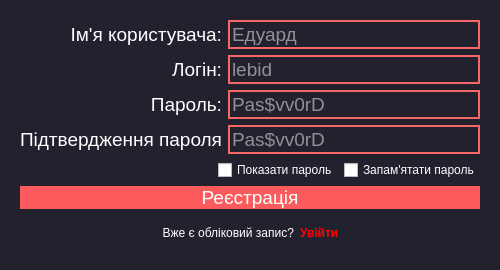
<?xml version="1.0" encoding="UTF-8"?>
<ui version="4.0">
 <class>DialogRegistration</class>
 <widget class="QDialog" name="DialogRegistration">
  <property name="geometry">
   <rect>
    <x>0</x>
    <y>0</y>
    <width>500</width>
    <height>270</height>
   </rect>
  </property>
  <property name="minimumSize">
   <size>
    <width>500</width>
    <height>270</height>
   </size>
  </property>
  <property name="maximumSize">
   <size>
    <width>900</width>
    <height>270</height>
   </size>
  </property>
  <property name="windowTitle">
   <string>Реєстрація користувача</string>
  </property>
  <property name="styleSheet">
   <string notr="true">QDialog {
	background-color: #22222e;
}

QPushButton {
	color: white;
    background-color: #fb5b5d;
    border-radius: 30;
}

QPushButton:pressed {
    background-color: #fa4244;
}</string>
  </property>
  <layout class="QVBoxLayout" name="verticalLayout_4">
   <item>
    <widget class="QWidget" name="widget" native="true">
     <property name="styleSheet">
      <string notr="true">QLineEdit{
	background-color: #22222e;
	border: 2px solid #f66867;
	border-radius: 30;
	color: white;
}

QLineEdit #lineEdit_user_name{
	border: 2px solid rgb(170, 170, 170);
}

QLabel, QCheckBox{
	color: white;
}</string>
     </property>
     <layout class="QVBoxLayout" name="verticalLayout_3">
      <item>
       <layout class="QHBoxLayout" name="horizontalLayout">
        <item>
         <layout class="QVBoxLayout" name="verticalLayout">
          <item>
           <widget class="QLabel" name="label_user_name">
            <property name="font">
             <font>
              <pointsize>14</pointsize>
             </font>
            </property>
            <property name="styleSheet">
             <string notr="true"/>
            </property>
            <property name="text">
             <string>Ім'я користувача:</string>
            </property>
            <property name="alignment">
             <set>Qt::AlignRight|Qt::AlignTrailing|Qt::AlignVCenter</set>
            </property>
           </widget>
          </item>
          <item>
           <widget class="QLabel" name="label_login">
            <property name="font">
             <font>
              <pointsize>14</pointsize>
             </font>
            </property>
            <property name="styleSheet">
             <string notr="true"/>
            </property>
            <property name="text">
             <string>Логін:</string>
            </property>
            <property name="alignment">
             <set>Qt::AlignRight|Qt::AlignTrailing|Qt::AlignVCenter</set>
            </property>
           </widget>
          </item>
          <item>
           <widget class="QLabel" name="label_password">
            <property name="font">
             <font>
              <pointsize>14</pointsize>
             </font>
            </property>
            <property name="styleSheet">
             <string notr="true"/>
            </property>
            <property name="text">
             <string>Пароль:</string>
            </property>
            <property name="alignment">
             <set>Qt::AlignRight|Qt::AlignTrailing|Qt::AlignVCenter</set>
            </property>
           </widget>
          </item>
          <item>
           <widget class="QLabel" name="label_password_2">
            <property name="font">
             <font>
              <pointsize>14</pointsize>
             </font>
            </property>
            <property name="styleSheet">
             <string notr="true"/>
            </property>
            <property name="text">
             <string>Підтвердження пароля</string>
            </property>
            <property name="alignment">
             <set>Qt::AlignRight|Qt::AlignTrailing|Qt::AlignVCenter</set>
            </property>
           </widget>
          </item>
         </layout>
        </item>
        <item>
         <layout class="QVBoxLayout" name="verticalLayout_2">
          <item>
           <widget class="QLineEdit" name="lineEdit_user_name">
            <property name="font">
             <font>
              <pointsize>14</pointsize>
             </font>
            </property>
            <property name="styleSheet">
             <string notr="true"/>
            </property>
            <property name="text">
             <string/>
            </property>
            <property name="maxLength">
             <number>30</number>
            </property>
            <property name="placeholderText">
             <string>Едуард</string>
            </property>
           </widget>
          </item>
          <item>
           <widget class="QLineEdit" name="lineEdit_login">
            <property name="font">
             <font>
              <pointsize>14</pointsize>
             </font>
            </property>
            <property name="styleSheet">
             <string notr="true"/>
            </property>
            <property name="maxLength">
             <number>30</number>
            </property>
            <property name="placeholderText">
             <string>lebid</string>
            </property>
           </widget>
          </item>
          <item>
           <widget class="QLineEdit" name="lineEdit_password">
            <property name="font">
             <font>
              <pointsize>14</pointsize>
             </font>
            </property>
            <property name="styleSheet">
             <string notr="true"/>
            </property>
            <property name="maxLength">
             <number>60</number>
            </property>
            <property name="echoMode">
             <enum>QLineEdit::Password</enum>
            </property>
            <property name="placeholderText">
             <string>Pas$vv0rD</string>
            </property>
           </widget>
          </item>
          <item>
           <widget class="QLineEdit" name="lineEdit_password_2">
            <property name="font">
             <font>
              <pointsize>14</pointsize>
             </font>
            </property>
            <property name="styleSheet">
             <string notr="true"/>
            </property>
            <property name="maxLength">
             <number>60</number>
            </property>
            <property name="echoMode">
             <enum>QLineEdit::Password</enum>
            </property>
            <property name="placeholderText">
             <string>Pas$vv0rD</string>
            </property>
           </widget>
          </item>
         </layout>
        </item>
       </layout>
      </item>
      <item>
       <layout class="QHBoxLayout" name="horizontalLayout_checkBox">
        <item>
         <spacer name="horizontalSpacer_4">
          <property name="orientation">
           <enum>Qt::Horizontal</enum>
          </property>
          <property name="sizeHint" stdset="0">
           <size>
            <width>40</width>
            <height>20</height>
           </size>
          </property>
         </spacer>
        </item>
        <item>
         <widget class="QCheckBox" name="checkBox_view_password">
          <property name="styleSheet">
           <string notr="true"/>
          </property>
          <property name="text">
           <string>Показати пароль</string>
          </property>
          <property name="checked">
           <bool>false</bool>
          </property>
         </widget>
        </item>
        <item>
         <widget class="QCheckBox" name="checkBox_save_password">
          <property name="text">
           <string>Запам'ятати пароль</string>
          </property>
         </widget>
        </item>
       </layout>
      </item>
      <item>
       <widget class="QPushButton" name="pushButton_reg">
        <property name="font">
         <font>
          <pointsize>14</pointsize>
          <weight>50</weight>
          <bold>false</bold>
         </font>
        </property>
        <property name="styleSheet">
         <string notr="true"/>
        </property>
        <property name="text">
         <string>Реєстрація</string>
        </property>
       </widget>
      </item>
      <item>
       <layout class="QHBoxLayout" name="horizontalLayout_2">
        <item>
         <spacer name="horizontalSpacer">
          <property name="orientation">
           <enum>Qt::Horizontal</enum>
          </property>
          <property name="sizeHint" stdset="0">
           <size>
            <width>40</width>
            <height>20</height>
           </size>
          </property>
         </spacer>
        </item>
        <item>
         <widget class="QLabel" name="label">
          <property name="styleSheet">
           <string notr="true"/>
          </property>
          <property name="text">
           <string>Вже є обліковий запис?</string>
          </property>
          <property name="alignment">
           <set>Qt::AlignRight|Qt::AlignTrailing|Qt::AlignVCenter</set>
          </property>
         </widget>
        </item>
        <item>
         <widget class="QLabel" name="label_log_in">
          <property name="maximumSize">
           <size>
            <width>160</width>
            <height>16777215</height>
           </size>
          </property>
          <property name="font">
           <font>
            <weight>75</weight>
            <bold>true</bold>
           </font>
          </property>
          <property name="cursor">
           <cursorShape>PointingHandCursor</cursorShape>
          </property>
          <property name="styleSheet">
           <string notr="true">QLabel:active  {
  color: #497DDD; 
}
QLabel{
  color: rgb(255, 0, 4)
}
</string>
          </property>
          <property name="text">
           <string>Увійти</string>
          </property>
          <property name="alignment">
           <set>Qt::AlignLeading|Qt::AlignLeft|Qt::AlignVCenter</set>
          </property>
         </widget>
        </item>
        <item>
         <spacer name="horizontalSpacer_2">
          <property name="orientation">
           <enum>Qt::Horizontal</enum>
          </property>
          <property name="sizeHint" stdset="0">
           <size>
            <width>40</width>
            <height>20</height>
           </size>
          </property>
         </spacer>
        </item>
       </layout>
      </item>
     </layout>
    </widget>
   </item>
  </layout>
 </widget>
 <resources/>
 <connections/>
</ui>
